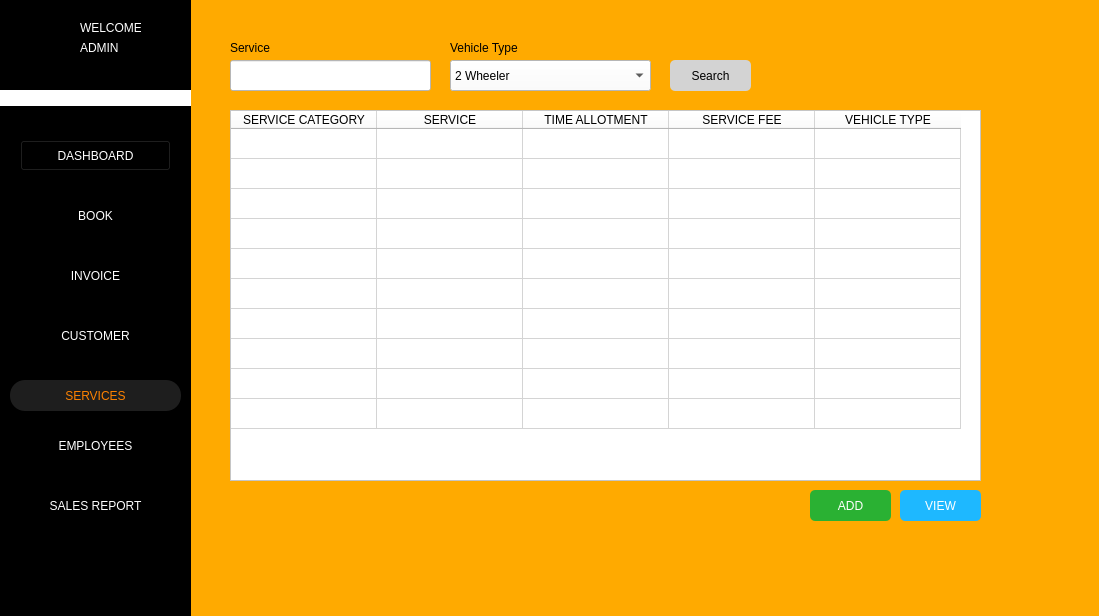
<?xml version="1.0" encoding="UTF-8"?>
<ui version="4.0">
 <class>Form</class>
 <widget class="QWidget" name="Form">
  <property name="geometry">
   <rect>
    <x>0</x>
    <y>0</y>
    <width>1099</width>
    <height>616</height>
   </rect>
  </property>
  <property name="windowTitle">
   <string>Form</string>
  </property>
  <property name="styleSheet">
   <string notr="true">background-color: rgb(255, 170, 0);</string>
  </property>
  <widget class="QTableWidget" name="tbl_services">
   <property name="geometry">
    <rect>
     <x>230</x>
     <y>110</y>
     <width>751</width>
     <height>371</height>
    </rect>
   </property>
   <property name="styleSheet">
    <string notr="true">background-color: white</string>
   </property>
   <property name="editTriggers">
    <set>QAbstractItemView::NoEditTriggers</set>
   </property>
   <property name="rowCount">
    <number>10</number>
   </property>
   <property name="columnCount">
    <number>5</number>
   </property>
   <attribute name="horizontalHeaderVisible">
    <bool>true</bool>
   </attribute>
   <attribute name="horizontalHeaderDefaultSectionSize">
    <number>146</number>
   </attribute>
   <attribute name="horizontalHeaderHighlightSections">
    <bool>false</bool>
   </attribute>
   <attribute name="verticalHeaderVisible">
    <bool>false</bool>
   </attribute>
   <attribute name="verticalHeaderHighlightSections">
    <bool>false</bool>
   </attribute>
   <row/>
   <row/>
   <row/>
   <row/>
   <row/>
   <row/>
   <row/>
   <row/>
   <row/>
   <row/>
   <column>
    <property name="text">
     <string>SERVICE CATEGORY</string>
    </property>
   </column>
   <column>
    <property name="text">
     <string>SERVICE</string>
    </property>
   </column>
   <column>
    <property name="text">
     <string>TIME ALLOTMENT</string>
    </property>
   </column>
   <column>
    <property name="text">
     <string>SERVICE FEE</string>
    </property>
   </column>
   <column>
    <property name="text">
     <string>VEHICLE TYPE</string>
    </property>
   </column>
   <item row="0" column="0">
    <property name="text">
     <string/>
    </property>
   </item>
  </widget>
  <widget class="QLineEdit" name="txt_service">
   <property name="geometry">
    <rect>
     <x>230</x>
     <y>60</y>
     <width>201</width>
     <height>31</height>
    </rect>
   </property>
   <property name="styleSheet">
    <string notr="true">background-color: rgb(255, 255, 255);</string>
   </property>
   <property name="text">
    <string/>
   </property>
   <property name="clearButtonEnabled">
    <bool>false</bool>
   </property>
  </widget>
  <widget class="QLabel" name="label_232">
   <property name="geometry">
    <rect>
     <x>230</x>
     <y>40</y>
     <width>261</width>
     <height>16</height>
    </rect>
   </property>
   <property name="text">
    <string>Service</string>
   </property>
  </widget>
  <widget class="QLabel" name="btn_search_service">
   <property name="geometry">
    <rect>
     <x>400</x>
     <y>66</y>
     <width>21</width>
     <height>20</height>
    </rect>
   </property>
   <property name="autoFillBackground">
    <bool>false</bool>
   </property>
   <property name="styleSheet">
    <string notr="true">display: flex;
background-color: rgb(255, 255, 255);</string>
   </property>
   <property name="text">
    <string/>
   </property>
   <property name="pixmap">
    <pixmap>img/search.png</pixmap>
   </property>
   <property name="scaledContents">
    <bool>true</bool>
   </property>
  </widget>
  <widget class="QLabel" name="label_13">
   <property name="geometry">
    <rect>
     <x>80</x>
     <y>20</y>
     <width>61</width>
     <height>16</height>
    </rect>
   </property>
   <property name="styleSheet">
    <string notr="true">color: rgb(255, 255, 255);
background-color: rgb(0, 0, 0);</string>
   </property>
   <property name="text">
    <string>WELCOME</string>
   </property>
  </widget>
  <widget class="QPushButton" name="btn_settings">
   <property name="geometry">
    <rect>
     <x>10</x>
     <y>530</y>
     <width>31</width>
     <height>24</height>
    </rect>
   </property>
   <property name="styleSheet">
    <string notr="true">border-style: none;
background-color: rgb(0, 0, 0);</string>
   </property>
   <property name="text">
    <string/>
   </property>
   <property name="icon">
    <iconset>
     <normaloff>../img/settingsIM.png</normaloff>../img/settingsIM.png</iconset>
   </property>
   <property name="iconSize">
    <size>
     <width>20</width>
     <height>20</height>
    </size>
   </property>
  </widget>
  <widget class="QLabel" name="txt_admin_name">
   <property name="geometry">
    <rect>
     <x>80</x>
     <y>40</y>
     <width>91</width>
     <height>16</height>
    </rect>
   </property>
   <property name="styleSheet">
    <string notr="true">color: rgb(255, 255, 255);
background-color: rgb(0, 0, 0);
</string>
   </property>
   <property name="text">
    <string>ADMIN</string>
   </property>
  </widget>
  <widget class="QPushButton" name="btn_dashboard">
   <property name="geometry">
    <rect>
     <x>20</x>
     <y>140</y>
     <width>151</width>
     <height>31</height>
    </rect>
   </property>
   <property name="styleSheet">
    <string notr="true">color: rgb(255, 255, 255);
background-color: rgb(0, 0, 0);
</string>
   </property>
   <property name="text">
    <string>DASHBOARD</string>
   </property>
  </widget>
  <widget class="QLabel" name="label_33">
   <property name="geometry">
    <rect>
     <x>20</x>
     <y>20</y>
     <width>41</width>
     <height>41</height>
    </rect>
   </property>
   <property name="styleSheet">
    <string notr="true">border-style: none;
background-color: black;
</string>
   </property>
   <property name="text">
    <string/>
   </property>
   <property name="pixmap">
    <pixmap>../img/ARMS_LGO(1).png</pixmap>
   </property>
   <property name="scaledContents">
    <bool>true</bool>
   </property>
  </widget>
  <widget class="QLabel" name="label">
   <property name="geometry">
    <rect>
     <x>0</x>
     <y>0</y>
     <width>191</width>
     <height>621</height>
    </rect>
   </property>
   <property name="styleSheet">
    <string notr="true">background-color: rgb(0, 0, 0);</string>
   </property>
   <property name="text">
    <string/>
   </property>
  </widget>
  <widget class="QPushButton" name="btn_services">
   <property name="geometry">
    <rect>
     <x>10</x>
     <y>380</y>
     <width>171</width>
     <height>31</height>
    </rect>
   </property>
   <property name="styleSheet">
    <string notr="true">border-style: none;
color: #FC8100;
border-radius: 15px;
background-color: #1E1E1E;
</string>
   </property>
   <property name="text">
    <string>SERVICES</string>
   </property>
  </widget>
  <widget class="QPushButton" name="btn_books">
   <property name="geometry">
    <rect>
     <x>20</x>
     <y>200</y>
     <width>151</width>
     <height>31</height>
    </rect>
   </property>
   <property name="styleSheet">
    <string notr="true">border-style: none;
color: #fff;
color: rgb(255, 255, 255);
background-color: rgb(0, 0, 0);

</string>
   </property>
   <property name="text">
    <string>BOOK</string>
   </property>
  </widget>
  <widget class="QPushButton" name="btn_employees">
   <property name="geometry">
    <rect>
     <x>10</x>
     <y>430</y>
     <width>171</width>
     <height>31</height>
    </rect>
   </property>
   <property name="styleSheet">
    <string notr="true">border-style: none;
color: #fff;

color: rgb(255, 255, 255);
background-color: rgb(0, 0, 0);</string>
   </property>
   <property name="text">
    <string>EMPLOYEES</string>
   </property>
  </widget>
  <widget class="QPushButton" name="btn_customer">
   <property name="geometry">
    <rect>
     <x>20</x>
     <y>320</y>
     <width>151</width>
     <height>31</height>
    </rect>
   </property>
   <property name="styleSheet">
    <string notr="true">border-style: none;
color: #fff;
color: rgb(255, 255, 255);
background-color: rgb(0, 0, 0);
</string>
   </property>
   <property name="text">
    <string>CUSTOMER</string>
   </property>
  </widget>
  <widget class="QLabel" name="label_2">
   <property name="geometry">
    <rect>
     <x>0</x>
     <y>90</y>
     <width>191</width>
     <height>16</height>
    </rect>
   </property>
   <property name="styleSheet">
    <string notr="true">background-color: rgb(255, 255, 255);</string>
   </property>
   <property name="text">
    <string/>
   </property>
  </widget>
  <widget class="QPushButton" name="btn_salesrep">
   <property name="geometry">
    <rect>
     <x>10</x>
     <y>490</y>
     <width>171</width>
     <height>31</height>
    </rect>
   </property>
   <property name="styleSheet">
    <string notr="true">border-style: none;
color: #fff;

color: rgb(255, 255, 255);
background-color: rgb(0, 0, 0);</string>
   </property>
   <property name="text">
    <string>SALES REPORT</string>
   </property>
  </widget>
  <widget class="QPushButton" name="btn_invoice">
   <property name="geometry">
    <rect>
     <x>20</x>
     <y>260</y>
     <width>151</width>
     <height>31</height>
    </rect>
   </property>
   <property name="styleSheet">
    <string notr="true">border-style: none;
color: rgb(255, 255, 255);
background-color: rgb(0, 0, 0);</string>
   </property>
   <property name="text">
    <string>INVOICE</string>
   </property>
  </widget>
  <widget class="QPushButton" name="search_btn">
   <property name="geometry">
    <rect>
     <x>670</x>
     <y>60</y>
     <width>81</width>
     <height>31</height>
    </rect>
   </property>
   <property name="styleSheet">
    <string notr="true">color: black;
background-color: lightgrey;
border-radius: 5px;
</string>
   </property>
   <property name="text">
    <string>Search</string>
   </property>
   <property name="icon">
    <iconset>
     <normaloff>img/plus-button.png</normaloff>img/plus-button.png</iconset>
   </property>
  </widget>
  <widget class="QPushButton" name="btn_service_add">
   <property name="geometry">
    <rect>
     <x>810</x>
     <y>490</y>
     <width>81</width>
     <height>31</height>
    </rect>
   </property>
   <property name="styleSheet">
    <string notr="true">color: rgb(255, 255, 255);
background-color: rgb(42, 177, 51);
border-radius: 5px;
</string>
   </property>
   <property name="text">
    <string>ADD</string>
   </property>
   <property name="icon">
    <iconset>
     <normaloff>img/plus-button.png</normaloff>img/plus-button.png</iconset>
   </property>
  </widget>
  <widget class="QPushButton" name="btn_service_view">
   <property name="geometry">
    <rect>
     <x>900</x>
     <y>490</y>
     <width>81</width>
     <height>31</height>
    </rect>
   </property>
   <property name="styleSheet">
    <string notr="true">color: rgb(255, 255, 255);
background-color: rgb(30, 184, 255);
border-radius: 5px;
</string>
   </property>
   <property name="text">
    <string>VIEW</string>
   </property>
   <property name="icon">
    <iconset>
     <normaloff>img/plus-button.png</normaloff>img/plus-button.png</iconset>
   </property>
  </widget>
  <widget class="QLabel" name="label_153">
   <property name="geometry">
    <rect>
     <x>450</x>
     <y>40</y>
     <width>71</width>
     <height>16</height>
    </rect>
   </property>
   <property name="text">
    <string>Vehicle Type</string>
   </property>
  </widget>
  <widget class="QComboBox" name="drp_vehicle_type">
   <property name="geometry">
    <rect>
     <x>450</x>
     <y>60</y>
     <width>201</width>
     <height>31</height>
    </rect>
   </property>
   <property name="styleSheet">
    <string notr="true">background-color: white;</string>
   </property>
   <item>
    <property name="text">
     <string>2 Wheeler</string>
    </property>
   </item>
   <item>
    <property name="text">
     <string>3 Wheeler</string>
    </property>
   </item>
   <item>
    <property name="text">
     <string>4 Wheeler</string>
    </property>
   </item>
   <item>
    <property name="text">
     <string>6 Wheeler</string>
    </property>
   </item>
   <item>
    <property name="text">
     <string>8 Wheeler</string>
    </property>
   </item>
  </widget>
  <zorder>label</zorder>
  <zorder>tbl_services</zorder>
  <zorder>txt_service</zorder>
  <zorder>label_232</zorder>
  <zorder>btn_search_service</zorder>
  <zorder>label_13</zorder>
  <zorder>btn_settings</zorder>
  <zorder>txt_admin_name</zorder>
  <zorder>btn_dashboard</zorder>
  <zorder>label_33</zorder>
  <zorder>btn_services</zorder>
  <zorder>btn_books</zorder>
  <zorder>btn_employees</zorder>
  <zorder>btn_customer</zorder>
  <zorder>label_2</zorder>
  <zorder>btn_salesrep</zorder>
  <zorder>btn_invoice</zorder>
  <zorder>search_btn</zorder>
  <zorder>btn_service_add</zorder>
  <zorder>btn_service_view</zorder>
  <zorder>label_153</zorder>
  <zorder>drp_vehicle_type</zorder>
 </widget>
 <resources/>
 <connections/>
</ui>
